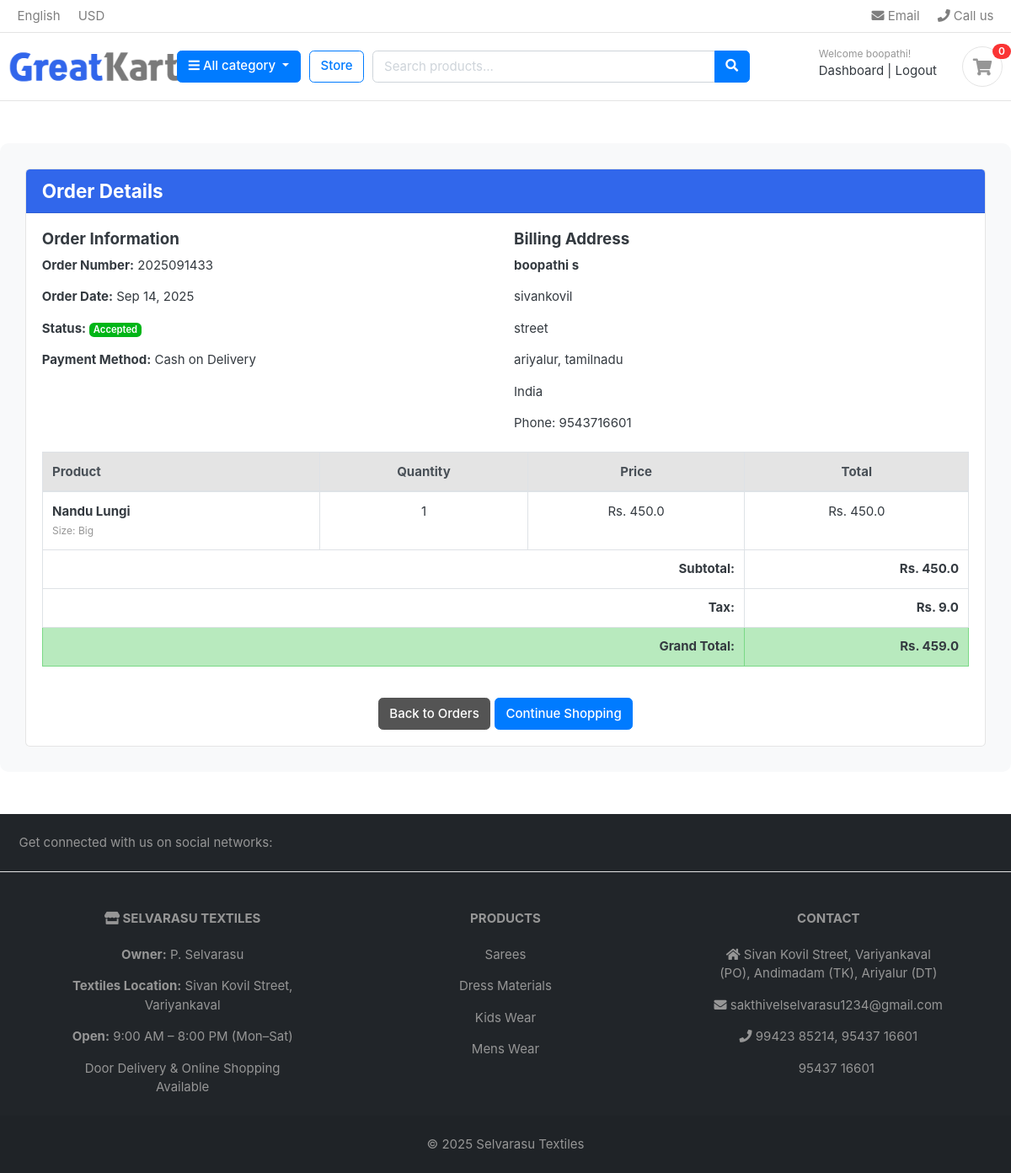
Page /accounts/order_detail/2025091433/ (signed in) on the committed database.
### accounts/models.py (models this page shows, shortened)
class Account(AbstractBaseUser):
    first_name = models.CharField(max_length=50)
    last_name = models.CharField(max_length=50)
    username = models.CharField(max_length=50, unique=True)
    email = models.EmailField(max_length=100, unique=True)
    phone_number = models.CharField(max_length=50)
    date_joined = models.DateTimeField(auto_now_add=True)
    last_login = models.DateTimeField(auto_now_add=True)
    is_admin = models.BooleanField(default=False)
    is_staff = models.BooleanField(default=False)
    is_active = models.BooleanField(default=False)
    is_superadmin = models.BooleanField(default=False)
    USERNAME_FIELD = 'email'
    REQUIRED_FIELDS = ['username', 'first_name', 'last_name']
    objects = MyAccountManager()

### orders/models.py (models this page shows, shortened)
class Order(models.Model):
    STATUS = (
        ('New', 'New'),
        ('Accepted', 'Accepted'),
        ('Completed', 'Completed'),
        ('Cancelled', 'Cancelled'),
    )
    user = models.ForeignKey('accounts.Account', on_delete=models.SET_NULL, null=True)
    payment = models.ForeignKey(Payment, on_delete=models.SET_NULL, null=True)
    order_number = models.CharField(max_length=20)
    first_name = models.CharField(max_length=50)
    last_name = models.CharField(max_length=50)
    email = models.EmailField(max_length=50)
    phone = models.CharField(max_length=50)
    address_line_1 = models.CharField(blank=True, max_length=255, null=True, default='')
    address_line_2 = models.CharField(blank=True, max_length=255, null=True, default='')
    city = models.CharField(max_length=50)
    state = models.CharField(max_length=50)
    country = models.CharField(max_length=50)
    order_note = models.TextField(max_length=100, blank=True)
    order_total = models.FloatField()
    tax = models.FloatField()
    status = models.CharField(max_length=10, choices=STATUS, default='New')
    ip = models.CharField(blank=True, max_length=20)
    is_ordered = models.BooleanField(default=False)
    created_at = models.DateTimeField(auto_now_add=True)
    updated_at = models.DateTimeField(auto_now=True)
    def full_name(self):
        return f'{self.first_name} {self.last_name}'

class Payment(models.Model):
    user = models.ForeignKey('accounts.Account', on_delete=models.CASCADE)
    payment_id = models.CharField(max_length=100)
    payment_method = models.CharField(max_length=100)
    amount_paid = models.CharField(max_length=100)
    status = models.CharField(max_length=100)
    created_at = models.DateTimeField(auto_now_add=True)

class OrderProduct(models.Model):
    order = models.ForeignKey(Order, on_delete=models.CASCADE)
    payment = models.ForeignKey(Payment, on_delete=models.SET_NULL, null=True)
    user = models.ForeignKey('accounts.Account', on_delete=models.CASCADE)
    product = models.ForeignKey('store.Product', on_delete=models.CASCADE)
    quantity = models.IntegerField()
    product_price = models.FloatField()
    ordered = models.BooleanField(default=False)
    created_at = models.DateTimeField(auto_now_add=True)
    updated_at = models.DateTimeField(auto_now=True)
    variations = models.ManyToManyField(Variation, blank=True)
    order_note = models.TextField(max_length=100, blank=True)

### store/models.py (models this page shows, shortened)
class Product(models.Model):
    product_name = models.CharField(max_length=200, unique=True)
    slug = models.SlugField(max_length=200, unique=True)
    description = models.TextField(max_length=500, blank=True)
    price = models.IntegerField()
    images = models.ImageField(upload_to='photos/products')
    stock = models.IntegerField()
    is_available = models.BooleanField(default=True)
    category = models.ForeignKey(Category, on_delete=models.CASCADE)
    created_date = models.DateTimeField(auto_now_add=True)
    modified_date = models.DateTimeField(auto_now=True)

class Variation(models.Model):
    product = models.ForeignKey(Product, on_delete=models.CASCADE)
    variation_category = models.CharField(max_length=100, choices=variation_category_choice)
    variation_value = models.CharField(max_length=100)
    is_active = models.BooleanField(default=True)
    created_date = models.DateTimeField(auto_now=True)
    objects = VariationManager()

### accounts/views.py (the view)
# urls.py: path('order_detail/<str:order_id>/', views.order_detail, name='order_detail'),
@login_required(login_url='login')
def order_detail(request, order_id):
    try:
        order = Order.objects.get(order_number=order_id, user=request.user)
        order_detail = OrderProduct.objects.filter(order=order)
    except Order.DoesNotExist:
        return redirect('my_orders')
    subtotal = 0
    for item in order_detail:
        item.item_total = item.product_price * item.quantity
        subtotal += item.item_total
    context = {
        'order_detail': order_detail,
        'order': order,
        'subtotal': subtotal,
    }
    return render(request, 'accounts/order_detail.html', context)

### Category/context_processors.py (called while the page is built)
def menu_links(request):
    links = Category.objects.all()
    return dict(links=links)

### Category/models.py (called while the page is built)
    def get_url(self):
        return reverse('products_by_category',args=[self.slug])

### carts/context_processors.py (called while the page is built)
def counter(request):
    item_count = 0
    if 'admin' in request.path:
        return {}
    else:
        try:
            if request.user.is_authenticated:
                cart_items = CartItem.objects.filter(user=request.user, is_active=True)
            else:
                cart = Cart.objects.get(cart_id=_cart_id(request))
                cart_items = CartItem.objects.filter(cart=cart, is_active=True)
            for cart_item in cart_items:
                item_count += cart_item.quantity
        except Cart.DoesNotExist:
            item_count = 0
    return dict(item_count=item_count)

### templates/accounts/order_detail.html (shortened to what this page needs)
{% extends 'base.html' %}
{% load static %}
{% block content %}
<div class="container" style="margin: 50px auto; padding: 30px; background: #f8f9fa; border-radius: 10px;">
    <div class="row">
        <div class="col-md-12">
            <div class="card">
                <div class="card-header bg-primary text-white">
                    <h4 class="mb-0">Order Details</h4>
                </div>
                <div class="card-body">
                    <div class="row mb-4">
                        <div class="col-md-6">
                            <h5>Order Information</h5>
                            <p><strong>Order Number:</strong> {{ order.order_number }}</p>
                            <p><strong>Order Date:</strong> {{ order.created_at|date:"M d, Y" }}</p>
                            <p><strong>Status:</strong>
                                <span class="badge badge-success">{{ order.status }}</span>
                            </p>
                            <p><strong>Payment Method:</strong> {{ order.payment.payment_method }}</p>
                        </div>
                        <div class="col-md-6">
                            <h5>Billing Address</h5>
                            <p><strong>{{ order.full_name }}</strong></p>
                            <p>{{ order.address_line_1 }}</p>
                            {% if order.address_line_2 %}
                                <p>{{ order.address_line_2 }}</p>
                            {% endif %}
                            <p>{{ order.city }}, {{ order.state }}</p>
                            <p>{{ order.country }}</p>
                            <p>Phone: {{ order.phone }}</p>
                        </div>
                    </div>
                    <div class="table-responsive">
                        <table class="table table-bordered">
                            <thead class="thead-light">
                                <tr>
                                    <th>Product</th>
                                    <th class="text-center">Quantity</th>
                                    <th class="text-center">Price</th>
                                    <th class="text-center">Total</th>
                                </tr>
                            </thead>
                            <tbody>
                                {% for item in order_detail %}
                                <tr>
                                    <td>
                                        <strong>{{ item.product.product_name }}</strong>
                                        {% if item.variations.exists %}
                                            <br>
                                            <small class="text-muted">
                                                {% for variation in item.variations.all %}
                                                    {{ variation.variation_category|capfirst }}: {{ variation.variation_value|capfirst }}
                                                {% endfor %}
                                            </small>
                                        {% else %}
                                            <br><small class="text-muted">No variations selected</small>
                                        {% endif %}
                                    </td>
                                    <td class="text-center">{{ item.quantity }}</td>
                                    <td class="text-center">Rs. {{ item.product_price }}</td>
                                    <td class="text-center">Rs. {{ item.item_total }}</td>
                                </tr>
                                {% endfor %}
                            </tbody>
                            <tfoot>
                                <tr>
                                    <th colspan="3" class="text-right">Subtotal:</th>
                                    <th class="text-right">Rs. {{ subtotal }}</th>
                                </tr>
                                <tr>
                                    <th colspan="3" class="text-right">Tax:</th>
                                    <th class="text-right">Rs. {{ order.tax }}</th>
                                </tr>
                                <tr class="table-success">
                                    <th colspan="3" class="text-right">Grand Total:</th>
                                    <th class="text-right">Rs. {{ order.order_total }}</th>
                                </tr>
                            </tfoot>
                        </table>
                    </div>
                    <div class="text-center mt-4">
                        <a href="{% url 'my_orders' %}" class="btn btn-secondary">Back to Orders</a>
                        <a href="{% url 'store' %}" class="btn btn-primary">Continue Shopping</a>
                    </div>
                </div>
            </div>
        </div>
    </div>
</div>
{% endblock %}

### templates/includes/navbar.html (shortened to what this page needs)
{% load static %}
<header class="section-header">
<nav class="navbar p-md-0 navbar-expand-sm navbar-light border-bottom">
<div class="container">
  <div class="collapse navbar-collapse" id="navbarTop4">
    <ul class="navbar-nav mr-auto">
    	<li class="nav-item dropdown">
		 	<a href="#" class="nav-link">   English </a>
		</li>
		<li class="nav-item dropdown">
			<a href="#" class="nav-link"> USD </a>
		</li>
    </ul>
    <ul class="navbar-nav">
		<li><a href="#" class="nav-link"> <i class="fa fa-envelope"></i> Email </a></li>
		<li><a href="#" class="nav-link"> <i class="fa fa-phone"></i> Call us </a></li>
	</ul>
  </div>
</div>
</nav>
<section class="header-main border-bottom">
	<div class="container">
<div class="row align-items-center">
	<div class="col-lg-2 col-md-3 col-6">
		<a href="{% url 'home' %}" class="brand-wrap">
			<img class="logo" src="{% static 'images/logo.png' %}">
		</a>
	</div>
	<div class="col-lg col-sm col-md col-6 flex-grow-0">
		<div class="category-wrap dropdown d-inline-block float-right">
			<button type="button" class="btn btn-primary dropdown-toggle" data-toggle="dropdown">
				<i class="fa fa-bars"></i> All category
			</button>
		</div>
	</div>
	<a href="{% url 'store' %}" class="btn btn-outline-primary">Store</a>
	<div class="col-lg  col-md-6 col-sm-12 col">
		<form action="{% url 'search' %}" class="search" method="GET">
			<div class="input-group w-100">
				<input type="text" class="form-control" style="width:60%;" placeholder="Search products..." name="keyword" value="{{ request.GET.keyword }}">
				<div class="input-group-append">
					<button class="btn btn-primary" type="submit">
						<i class="fa fa-search"></i>
					</button>
				</div>
			</div>
		</form>
	</div>
	<div class="col-lg-3 col-sm-6 col-8 order-2 order-lg-3">
				<div class="d-flex justify-content-end mb-3 mb-lg-0">
					{% if request.user.is  %}
					<div class="widget-header">
						<small class="title text-muted">Welcome guest!</small>
						<div>
							<a href="{% url 'login' %}">Sign in</a> <span class="dark-transp"> | </span>
							<a href="{% url 'register' %}"> Register</a>
						</div>
					</div>
					{% else %}
					<div class="widget-header">
						<small class="title text-muted">Welcome {{ request.user.first_name }}!</small>
						<div>
							<a href="{% url 'dashboard' %}">Dashboard</a> <span class="dark-transp"> | </span>
							<a href="{% url 'logout' %}">Logout</a>
						</div>
					</div>
					{% endif %}
					<a href="{% url 'cart' %}" class="widget-header pl-3 ml-3">
						<div class="icon icon-sm rounded-circle border"><i class="fa fa-shopping-cart"></i></div>
						<span class="badge badge-pill badge-danger notify">{{ item_count }}</span>
					</a>
				</div>
			</div>
</div>
	</div>
</section>
</header>

### static/css/ui.css (style rules this page uses)
html { font-family: "Inter", sans-serif; font-size: 15px; }
.icon-xs, .icon-sm, .icon-md, .icon-lg { display: inline-block; text-align: center; flex-shrink: 0; flex-grow: 0; }
.icon-sm { width: 48px; height: 48px; line-height: 48px !important; font-size: 20px; }
p:last-child { margin-bottom: 0; }
.header-main { position: relative; padding-top: 1rem; padding-bottom: 1rem; }
.brand-wrap .logo, .navbar-brand .logo { margin-right: 7px; max-height: 42px; display: inline-block; }
.widget-header { display: inline-block; vertical-align: middle; position: relative; }
.widget-header a { color: #343a40; }
.widget-header i { color: #969696; }
.widget-header .title { display: block; }
.widget-header .notify { position: absolute; top: -3px; right: -10px; }
.notify { position: absolute; top: -4px; right: -10px; display: inline-block; padding: 0.25em 0.6em; font-size: 12px; line-height: 1; text-align: center; border-radius: 3rem; color: #fff; background-color: #fa3434; }

### static/css/custom.css (style rules this page uses)
.brand-wrap { display: inline-block; text-decoration: none; }
.brand-wrap .logo { max-height: 50px; width: auto; height: auto; object-fit: contain; transition: transform 0.3s ease; }
.btn-primary { background-color: #007bff; border-color: #007bff; color: white; }
.btn-outline-primary { color: #007bff; border-color: #007bff; background-color: transparent; }

### rows in the picture
Account: user.first_name "boopathi"
Order: order_number "2025091433", created_at "Sep 14, 2025", status "Accepted", payment.payment_method "Cash on Delivery", full_name "boopathi s", address_line_1 "sivankovil", address_line_2 "street", city "ariyalur", state "tamilnadu", country "India", phone "9543716601", tax "9.0", order_total "459.0"
OrderProduct: product.product_name "Nandu Lungi", quantity "1", product_price "450.0", item_total "450.0"
Variation: variation_category "Size", variation_value "Big"

### other values in the picture
{{ item_count }} "0"
{{ subtotal }} "450.0"
